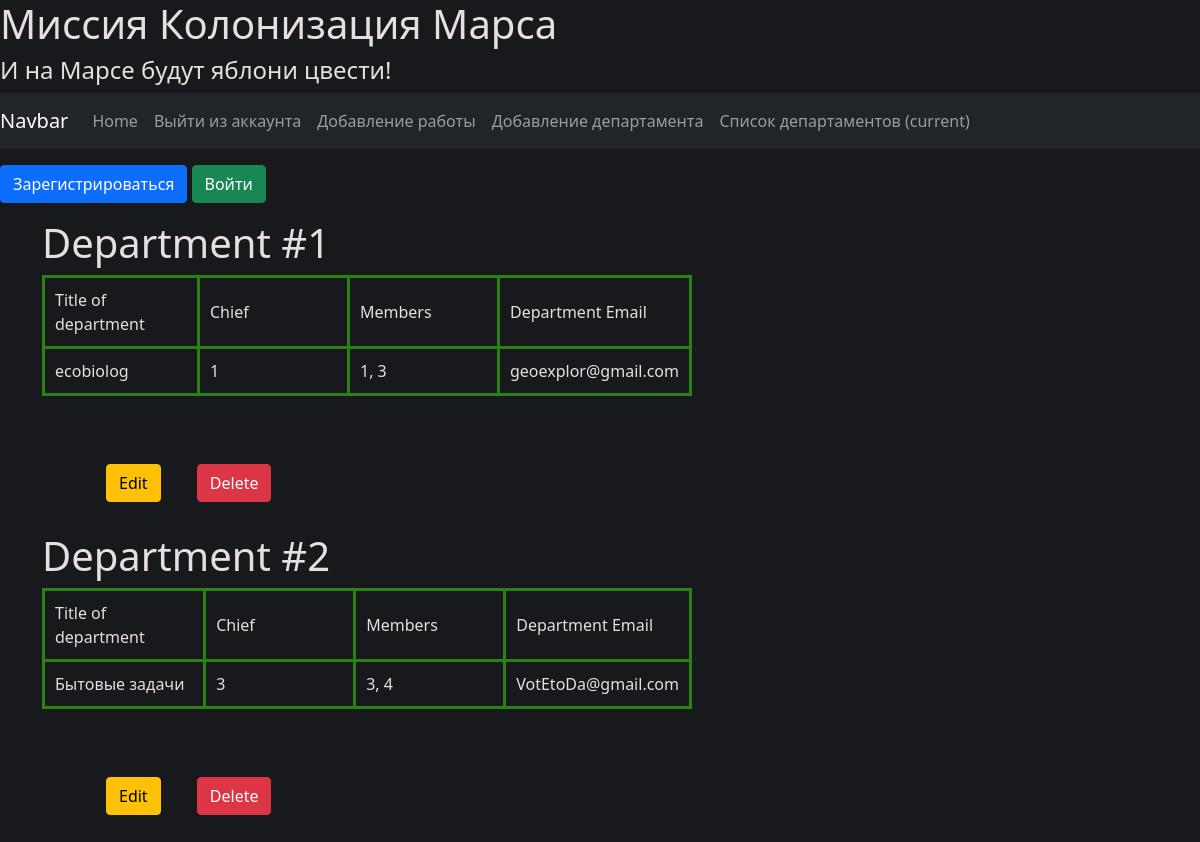
Screenshot of /department_list with the database file from the repository.
### data/departments.py (models this page shows, shortened)
class Department(SqlAlchemyBase):
    __tablename__ = 'departments'
    id = sqlalchemy.Column(sqlalchemy.Integer,
                           primary_key=True, autoincrement=True)
    title = sqlalchemy.Column(sqlalchemy.String, sqlalchemy.ForeignKey("users.speciality"), nullable=True)
    chief = sqlalchemy.Column(sqlalchemy.Integer)
    members = sqlalchemy.Column(sqlalchemy.String, nullable=True)
    email = sqlalchemy.Column(sqlalchemy.String, index=True, nullable=True)
    user = orm.relationship('User')

### repr.py (the view)
@app.route('/department_list')
def department_list():
    db_sess = create_session()
    lst = []
    for department in db_sess.query(Department).all():
        lst.append(department)
    return render_template('department_list.html', title='Список департаментов', list=lst)

### data/db_session.py (called while the page is built)
def create_session() -> Session:
    global __factory
    return __factory()

### templates/department_list.html (shortened to what this page needs)
{% extends "base.html" %}
{% block hed %}
<link rel="stylesheet" href="/static/css/table.css">
{% endblock %}
{% block navigate %}
<nav class="navbar navbar-expand-lg navbar-dark bg-dark">
  <a class="navbar-brand" href="/">Navbar</a>
  <div class="collapse navbar-collapse" id="navbarSupportedContent">
    <ul class="navbar-nav mr-auto">
      <li class="nav-item active">
        <a class="nav-link" href="/">Home</a>
      </li>
      <li class="nav-item">
        <a class="nav-link" href="/logout">Выйти из аккаунта</a>
      </li>
      <li class="nav-item">
        <a class="nav-link" href="/add_job">Добавление работы</a>
      </li>
      <li class="nav-item">
            <a class="nav-link" href="/add_department">Добавление департамента</a>
        </li>
      <li class="nav-item">
            <a class="nav-link" href="/department_list">Список департаментов <span class="sr-only">(current)</span></a>
        </li>
    </ul>
  </div>
</nav>
{% endblock %}
{% block content %}
{% for department in list %}
<h1>Department #{{department.id}}</h1>
<table>
    <thead>
    <tr>
        <td>Title of department</td>
        <td>Chief</td>
        <td>Members</td>
        <td>Department Email</td>
    </tr>
    </thead>
    <tbody>
        <tr>
            <td>{{department.title}}</td>
            <td>{{department.chief}}</td>
            <td>{{department.members}}</td>
            <td>{{department.email}}</td>
        </tr>
    </tbody>
</table>
<div class="parent">
        <div class="child">
            <a class="btn btn-warning" href="/edit_department/{{ department.id }}">Edit</a>
        </div>
        <div class="child">
            <a class="btn btn-danger" href="/confirm_dep/{{ department.id }}">Delete</a>
        </div>
</div>
{% endfor %}
{% endblock %}

### templates/base.html (shortened to what this page needs)
<!DOCTYPE html>
<html lang="en">
    <head>
                    <link rel="stylesheet"
                    href="https://cdn.jsdelivr.net/npm/bootstrap@5.0.0-beta1/dist/css/bootstrap.min.css"
>
        {% block hed%}{% endblock %}
    </head>
    <body>
    <h1>Миссия Колонизация Марса</h1>
    <h4>И на Марсе будут яблони цвести!</h4>
    {% block navigate %}{% endblock %}
    {% if current_user.is_authenticated %}
    <a class="navbar-brand" href="/logout">{{ current_user.name + " " + current_user.surname }}</a>
{% else %}
    <p>
        <a class="btn btn-primary " href="/register">Зарегистрироваться</a>
        <a class="btn btn-success" href="/login">Войти</a>
    </p>
{% endif %}
    <main role="main" class="container">
    {% block content %}{% endblock %}
    </main>
    </body>
</html>

### static/css/table.css (style rules this page uses)
td { text-align: left; padding: 10px; border: 3px solid rgb(43, 129, 17); min-width: 150px; }
body { background-color: #18191C; color: #e6dfdf; }
table { width: 650px; border-top: 7px solid rgb(43, 129, 17); border-collapse: collapse; text-align: center; margin-bottom: 20px; border: 1px solid #dddddd; }
.parent { margin-top: 0; margin: 1rem; padding: 2rem 2rem; max-height: 100px }
.child { display: inline-block; padding: 1rem 1rem; vertical-align: middle; }

### rows the page displays
Department: id "1", title "ecobiolog", chief "1", members "1, 3", email "geoexplor@gmail.com"
Department: id "2", title "Бытовые задачи", chief "3", members "3, 4", email "VotEtoDa@gmail.com"
